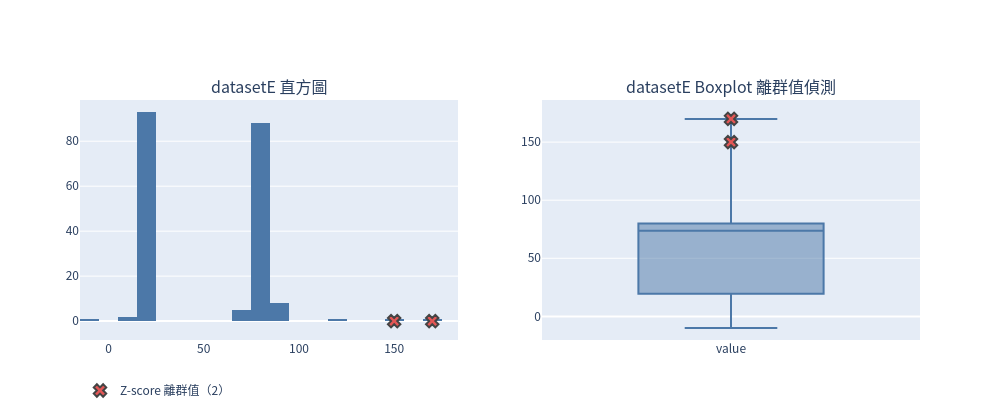

Notebook cell for this chart:
### Markdown cell above
## datasetE

### Code cell
analyze("E")

### Figure 1 — Plotly figure (JSON) as saved in the notebook; plotly's stock layout.template omitted (floating-point values rounded to 4 significant figures; data arrays with more than 128 entries replaced by an {"elided": "..."} marker saying what was removed)
{"data": [{"marker": {"color": "#4C78A8"}, "name": "資料", "nbinsx": 30, "showlegend": false, "type": "histogram", "x": {"elided": "200 float values"}, "xaxis": "x", "yaxis": "y"}, {"boxpoints": "outliers", "line": {"color": "#4C78A8"}, "marker": {"color": "#BBBBBB", "size": 4}, "name": "value", "showlegend": false, "type": "box", "xaxis": "x2", "y": {"elided": "200 float values"}, "yaxis": "y2"}, {"legendgroup": "Z-score 離群值（2）", "marker": {"color": "#E45756", "line": {"width": 2}, "size": 11, "symbol": "x"}, "mode": "markers", "name": "Z-score 離群值（2）", "type": "scatter", "x": [150.0, 170.0], "xaxis": "x", "y": [0, 0], "yaxis": "y"}, {"legendgroup": "Z-score 離群值（2）", "marker": {"color": "#E45756", "line": {"width": 2}, "size": 11, "symbol": "x"}, "mode": "markers", "name": "Z-score 離群值（2）", "showlegend": false, "type": "scatter", "x": ["value", "value"], "xaxis": "x2", "y": [150.0, 170.0], "yaxis": "y2"}, {"legendgroup": "IQR 離群值（0）", "marker": {"color": "#F58518", "line": {"width": 2}, "size": 11, "symbol": "circle-open"}, "mode": "markers", "name": "IQR 離群值（0）", "type": "scatter", "x": [], "xaxis": "x", "y": [], "yaxis": "y"}, {"legendgroup": "IQR 離群值（0）", "marker": {"color": "#F58518", "line": {"width": 2}, "size": 11, "symbol": "circle-open"}, "mode": "markers", "name": "IQR 離群值（0）", "showlegend": false, "type": "scatter", "x": [], "xaxis": "x2", "y": [], "yaxis": "y2"}], "layout": {"annotations": [{"font": {"size": 16}, "showarrow": false, "text": "datasetE 直方圖", "x": 0.225, "xanchor": "center", "xref": "paper", "y": 1.0, "yanchor": "bottom", "yref": "paper"}, {"font": {"size": 16}, "showarrow": false, "text": "datasetE Boxplot 離群值偵測", "x": 0.775, "xanchor": "center", "xref": "paper", "y": 1.0, "yanchor": "bottom", "yref": "paper"}], "font": {"family": "Noto Sans CJK TC, Noto Sans CJK JP, sans-serif"}, "height": 420, "legend": {"orientation": "h", "y": -0.15}, "width": 1000, "xaxis": {"anchor": "y", "domain": [0.0, 0.45]}, "xaxis2": {"anchor": "y2", "domain": [0.55, 1.0]}, "yaxis": {"anchor": "x", "domain": [0.0, 1.0]}, "yaxis2": {"anchor": "x2", "domain": [0.0, 1.0]}}}
